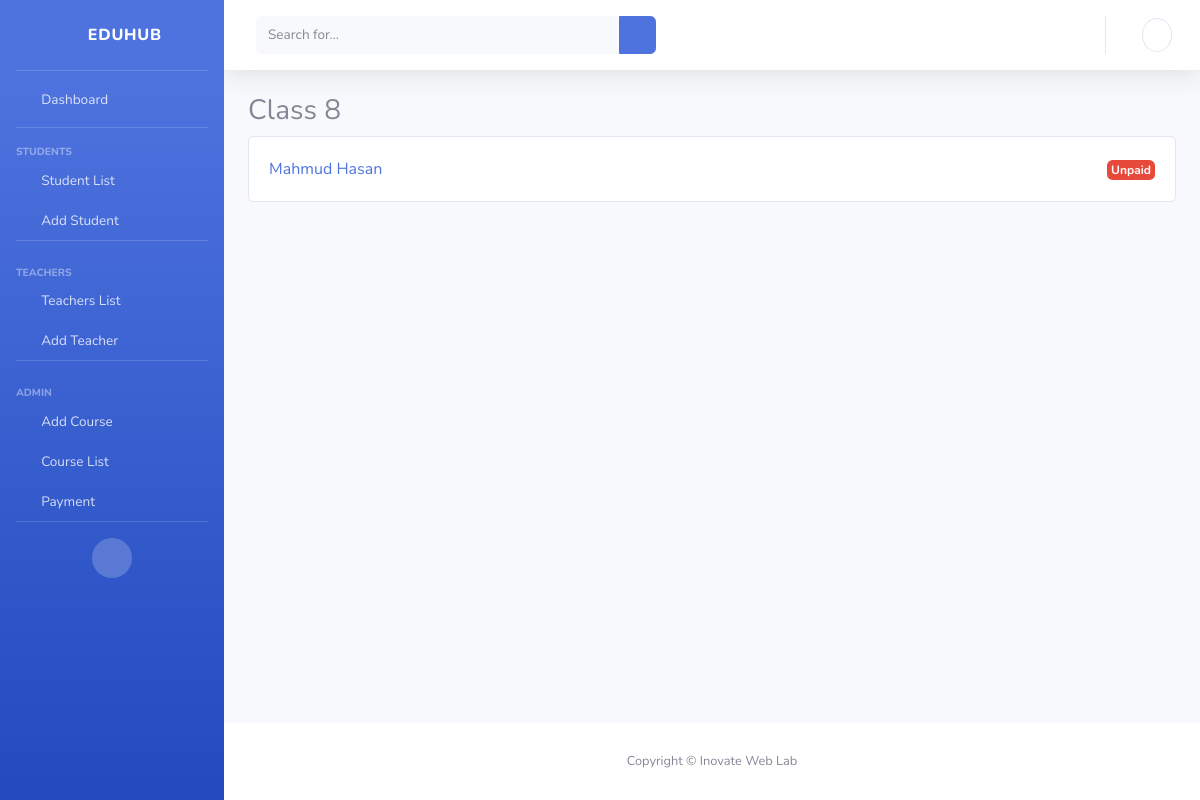
/course-details/5, run on the app's committed database.
### main/models.py (models this page shows, shortened)
class Course(models.Model):
    FEE_TYPES = (
        ('one-time', 'One-time'),
        ('monthly', 'Monthly'),
    )
    course_name = models.CharField(max_length=100, null=True, blank=True)
    desc = models.TextField(null=True, blank=True, default='N/A')
    fee_type = models.CharField(max_length=20, choices=FEE_TYPES)
    fee = models.IntegerField(null=True, blank=True)
    first_roll = models.IntegerField(default=1)

class Student(models.Model):
    GENDERS = (
        ('male', "Male"),
        ('female', 'Female'),
        ('custom', 'Custom'),
    )
    STATUS = (
        ('running', 'Running'),
        ('finished', 'Finished')
    )
    student_id = models.IntegerField(unique=True, null=True, blank=True)
    student_photo = models.ImageField(upload_to='student_photos/', null=True, blank=True)
    student_name = models.CharField(max_length=40, null=True, blank=True)
    date_of_birth = models.DateField(blank=True, null=True, default='N/A')
    gender = models.CharField(max_length=20,choices=GENDERS, null=True, blank=True, default='N/A')
    religion = models.CharField(max_length=20, null=True, blank=True, default='N/A')
    contact_number = models.CharField(max_length=20, null=True, blank=True, default='N/A')
    father_name = models.CharField(max_length=20, null=True, blank=True, default='N/A')
    mother_name = models.CharField(max_length=20, null=True, blank=True, default='N/A')
    home_number = models.CharField(max_length=20, null=True, blank=True, default='N/A')
    address = models.CharField(max_length=20, null=True, blank=True, default='N/A')
    course = models.ForeignKey(Course, on_delete=models.CASCADE, default=0)
    status = models.CharField(max_length=15, choices=STATUS, default="N/A")
    def get_status(self):
        temp = True
        for i in self.monthlyfee_set.all():
            if i.status == False:
                temp = False
        return temp

### EduHub/views.py (the view)
# urls.py: path('course-details/<int:id>', views.course_details, name='course-details'),
def course_details(request, id):
    course = Course.objects.get(id=id)
    students = course.student_set.all()
    context = {
        'course': course,
        'students': students
    }
    return render(request, 'course_details.html', context)

### templates/course_details.html
{% extends 'base.html' %}
{% load static %}
{% block body %}
<h1 class="h3">
    {{course.course_name}}
</h1>
{% if students %}
{% for student in students %}
<a href="{% url 'single-student' student.id %}">
    <div class="card">
        <div class="card-body">
            <div class="row">
                <div class="col-6">{{student.student_name}}</div>
                <div class="col-6 text-right">
                    {% if student.course.fee_type == "one-time" %}
                    {% if student.onetimefee.status == True %}
                    <div class="badge badge-success p-1">Paid</div>
                    {% else %}
                    <div class="badge badge-danger p-1">Unpaid</div>
                    {% endif %}
                    {% else %}
                    {% with status=student.get_status %}
                    {% if status %}<div class="badge badge-success p-1">Paid</div>
                    {% else %}
                    <div class="badge badge-danger p-1">Unpaid</div>
                    {% endif %}
                    {% endwith %}
                    {% endif %}
                </div>
            </div>
        </div>
    </div>
</a>
{% endfor %}
{% else %}
<div class="card">
    <div class="card-body">
        No students found
    </div>
</div>
{% endif %}
{% endblock %}

### data on the page
Course: course_name "Class 8"
Student: student_name "Mahmud Hasan", shows "Unpaid"
